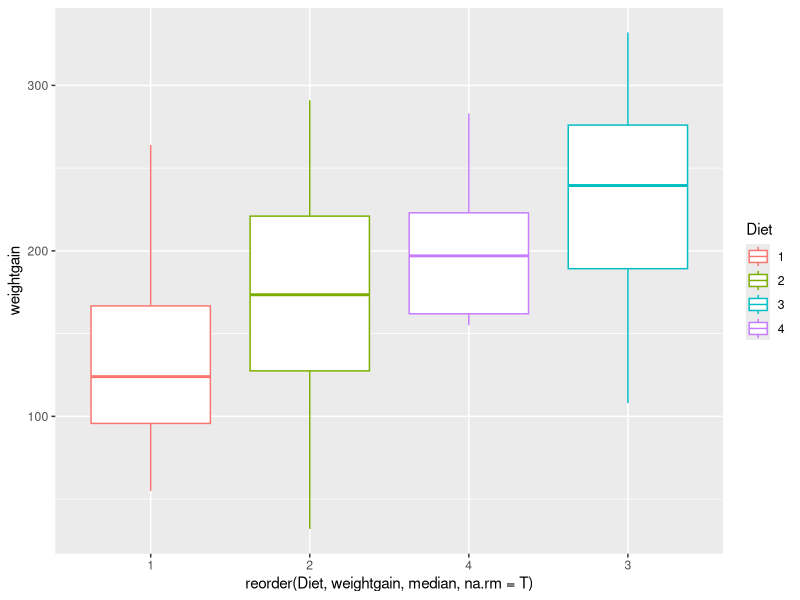
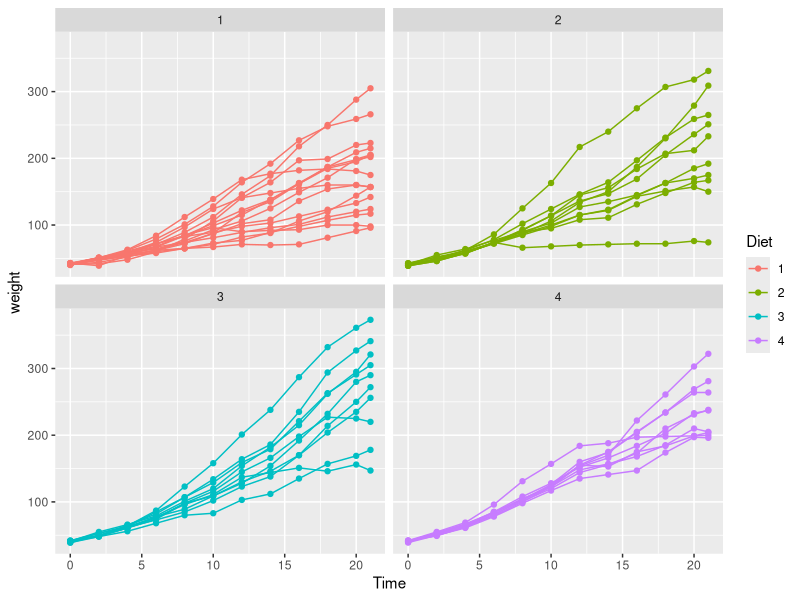
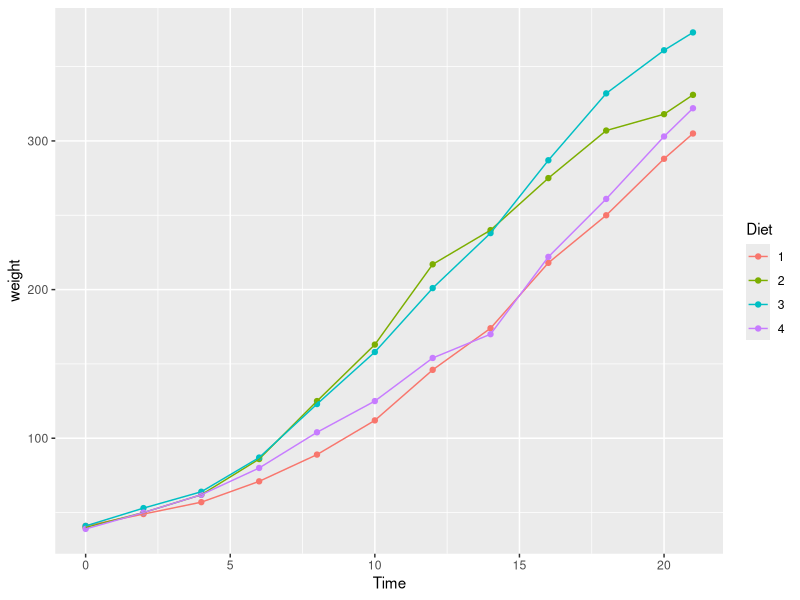
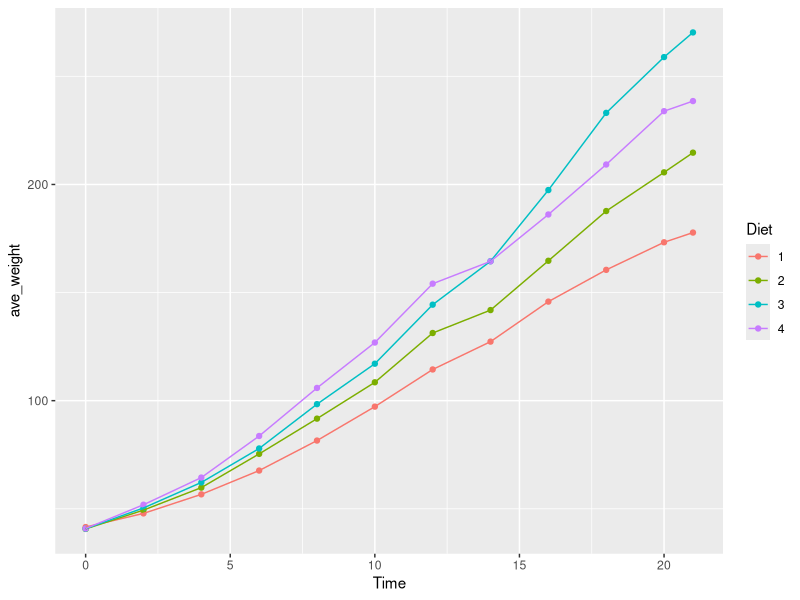

The R source for these figures, in order:
## ---- chunk 1
knitr::opts_chunk$set(echo = TRUE)
## ---- chunk 2
library(tidyverse)

ChickWeight %>%
  group_by(Chick,Diet) %>% 
  summarise(n = n()) %>%
  arrange(n)

Complete <-filter(ChickWeight, Chick!= 18 & Chick!=16 &  Chick!=15 & Chick != 44 & Chick != 8)
## ---- chunk 3
Complete <- Complete  %>% group_by(Chick) %>% mutate(
  weightgain= (weight)- (weight [Time==0])
)

head(Complete)
## ---- chunk 4
Complete  %>% filter(Time ==21) %>%
  ggplot(aes (x=reorder (Diet, weightgain, median, na.rm=T), y= weightgain, color = Diet)) +
  geom_boxplot()
## ---- chunk 5
Complete %>% 
  ggplot(aes(x=Time, y=weight, color = Diet)) +
geom_point() + 
geom_line(aes(group = Chick)) +
  facet_wrap(~Diet) 
## ---- chunk 6
Complete %>% 
 filter(Time ==21) %>%
  filter(weight >= 300) 

Complete %>% 
  filter(Chick== 7 | Chick ==21 | Chick == 35 | Chick == 48) %>%
  ggplot(aes(x=Time, y=weight, color = Diet)) +
geom_point() + 
geom_line()

## ---- chunk 7
  Complete %>% 
  group_by(Diet,Time) %>%
  summarise(
    ave_weight = mean(weight)
  ) %>%
  ggplot(aes(x=Time, y=ave_weight, color = Diet)) +
  geom_point() +
  geom_line()
